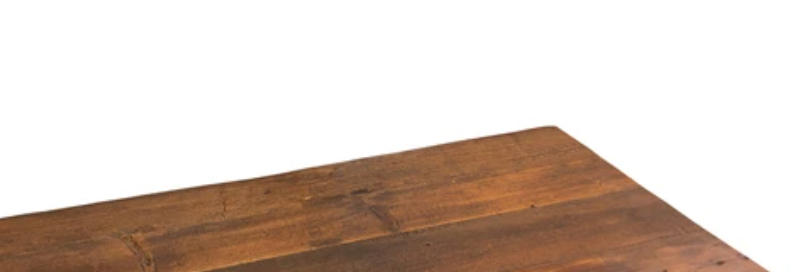
#> input picture Resources/corner.png, 799 x 272 px
$ python fast_algorithm.py
#> lines starting #> are read from the running program, lines starting #| are printed output that depends on the picture; after the words box and inside, x2 and y2 are one past the last pixel; in counts of white or black regions, pixels touching at a corner belong together
import numpy as np
import matplotlib.pyplot as plt
import cv2 as cv

"""
    we know that in most cases pixel p is a corner if on a neighbourhood circle of this pixel
there are more than n pixels that brighter or darker(>p+t,or p-t, here p is a threshold given
by users) than the center pixel. here n is chosen to be 12.
However it's slow, so we apply a high speed test before we use this fast algorithm. Details are
as follows.
    first, if p is a corner, at least three of four pixels(straight right, straight left, straight up
and straight down) are darker or brighter than the center pixel p. through this, we reject as many
false candidates, then we apply the full segments of fast algorithm.
however, 1. it doesn't reject candidates that n<12
         2. it's not optimal depending on the order of the circles' pixels
         3. the result of high speed test is thrown away
         4. many corners are adjacent

for 1,2,3 we use ID3(decision tree using information entropy) to handle.
    4 we use non-maximal suppression"""


def main():
    img = cv.imread('../Resources/corner.png')
#> img is the input picture: shape (272, 799, 3); mean B, G, R 192.3, 202.1, 217
    # first we create a fast object
    imgGray = cv.cvtColor(img, cv.COLOR_BGR2GRAY)
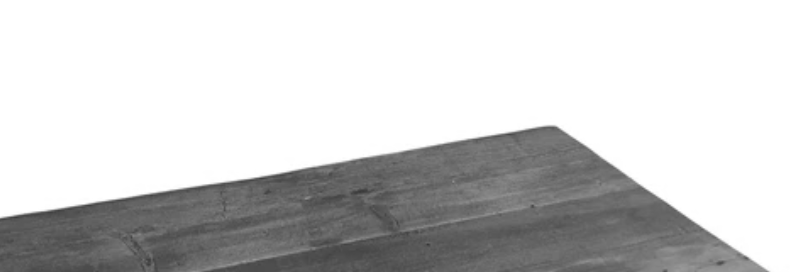
#> imgGray: shape (272, 799); min 56, max 255, mean 205.4
    __,imgBinary=cv.threshold(imgGray,220,255,cv.THRESH_BINARY_INV)
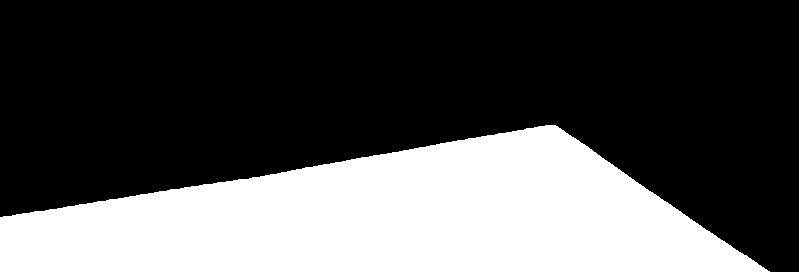
#> imgBinary: shape (272, 799); 32.9% white; 1 white region, box (x1, y1, x2, y2) and area: (0, 125, 770, 272) 71440
    fast = cv.FastFeatureDetector_create()
    # lets see the default parameters
    fast.setNonmaxSuppression(0)
    fast.setThreshold(20)
    kp = fast.detect(imgBinary, None)
#> kp = 3 keypoints; (x, y, size): (555, 125, 7), (526, 128, 7), (523, 129, 7)
    print("Threshold: {}".format(fast.getThreshold()))
    print("nonmaxSuppression:{}".format(fast.getNonmaxSuppression()))
    print("neighborhood: {}".format(fast.getType()))
    print("Total Keypoints with nonmaxSuppression: {}".format(len(kp)))
#| Total Keypoints with nonmaxSuppression: 3
    img = cv.drawKeypoints(img, kp, None, color=(0, 0, 0))
    cv.imshow("result", img)
    cv.waitKey(0)


main()
